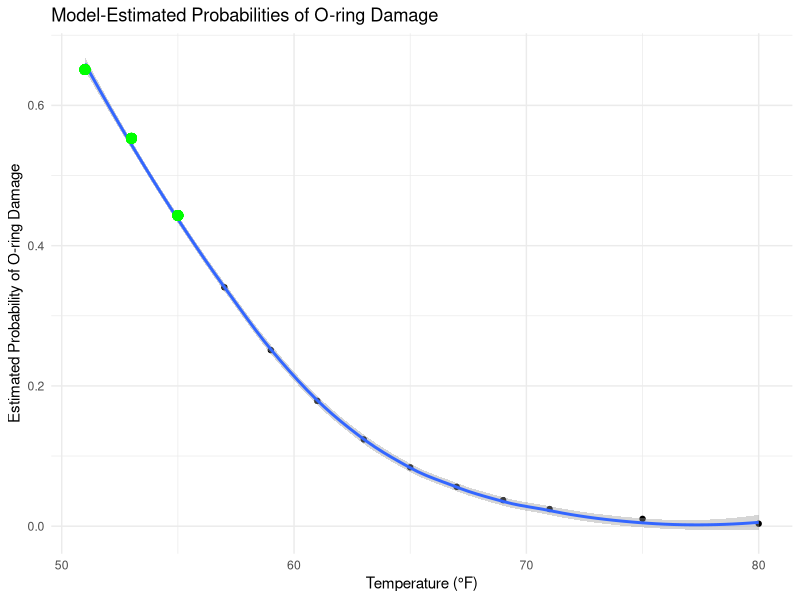

This figure's R source:
## ---- chunk 1

library(ggplot2)

# Including required temperatures 51, 53, and 55
temperature_values <- c(51, 53, 55, 57, 59, 61, 63, 65, 67, 69, 71, 75, 80)

# Model-estimated probabilities for these temperatures
log_odds <- 11.6630 - 0.2162 * temperature_values
probabilities <- 1 / (1 + exp(-log_odds))

# Data frame for plotting
data <- data.frame(Temperature = temperature_values, Probability = probabilities)

# Plotting
ggplot(data, aes(x = Temperature, y = Probability)) +
  geom_point() +                    # Plot points for each temperature
  geom_smooth(method = "loess") +    # Add a smooth curve
  labs(title = "Model-Estimated Probabilities of O-ring Damage",
       x = "Temperature (°F)",
       y = "Estimated Probability of O-ring Damage") +
  theme_minimal() +
  geom_point(aes(x = 51, y = 0.651), color = "green", size = 3) +
  geom_point(aes(x = 53, y = 0.553), color = "green", size = 3) +
  geom_point(aes(x = 55, y = 0.443), color = "green", size = 3)

